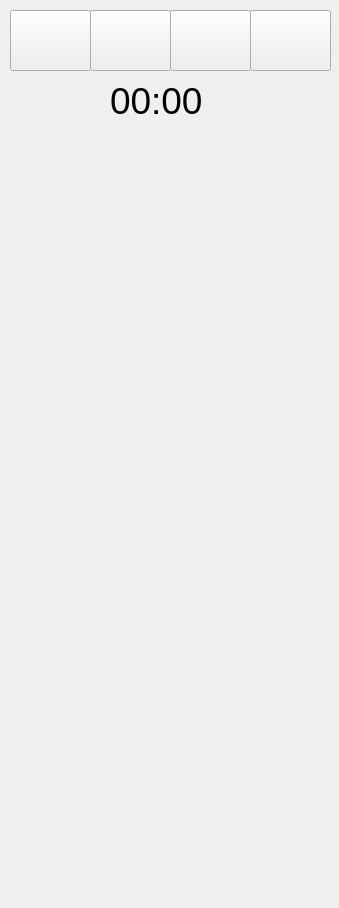
<?xml version="1.0" encoding="UTF-8"?>
<ui version="4.0">
 <class>Form</class>
 <widget class="QWidget" name="Form">
  <property name="geometry">
   <rect>
    <x>0</x>
    <y>0</y>
    <width>339</width>
    <height>908</height>
   </rect>
  </property>
  <property name="windowTitle">
   <string>Clock</string>
  </property>
  <widget class="QLabel" name="current_time">
   <property name="geometry">
    <rect>
     <x>110</x>
     <y>80</y>
     <width>101</width>
     <height>41</height>
    </rect>
   </property>
   <property name="font">
    <font>
     <pointsize>28</pointsize>
    </font>
   </property>
   <property name="text">
    <string>00:00</string>
   </property>
  </widget>
  <widget class="QWidget" name="verticalLayoutWidget">
   <property name="geometry">
    <rect>
     <x>10</x>
     <y>140</y>
     <width>321</width>
     <height>711</height>
    </rect>
   </property>
   <layout class="QVBoxLayout" name="clocks"/>
  </widget>
  <widget class="QPushButton" name="open_stopwatch">
   <property name="geometry">
    <rect>
     <x>250</x>
     <y>10</y>
     <width>81</width>
     <height>61</height>
    </rect>
   </property>
   <property name="text">
    <string/>
   </property>
  </widget>
  <widget class="QPushButton" name="open_alarm_clock">
   <property name="geometry">
    <rect>
     <x>90</x>
     <y>10</y>
     <width>81</width>
     <height>61</height>
    </rect>
   </property>
   <property name="text">
    <string/>
   </property>
  </widget>
  <widget class="QPushButton" name="open_clock">
   <property name="geometry">
    <rect>
     <x>10</x>
     <y>10</y>
     <width>81</width>
     <height>61</height>
    </rect>
   </property>
   <property name="text">
    <string/>
   </property>
  </widget>
  <widget class="QPushButton" name="open_timer">
   <property name="geometry">
    <rect>
     <x>170</x>
     <y>10</y>
     <width>81</width>
     <height>61</height>
    </rect>
   </property>
   <property name="text">
    <string/>
   </property>
  </widget>
 </widget>
 <resources/>
 <connections/>
</ui>
